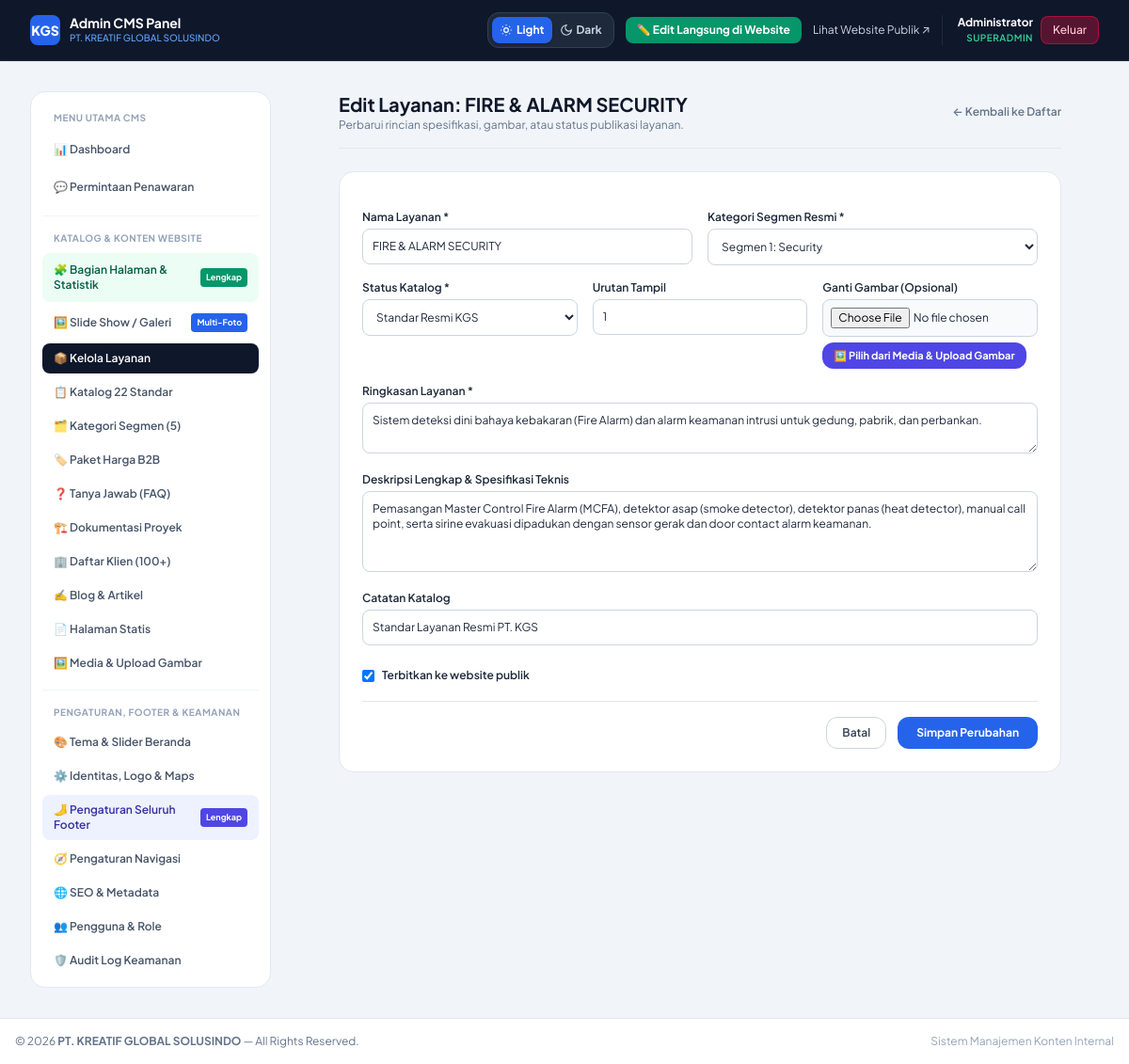
Screenshot of /admin/edit-layanan.php?id=1 (signed in) with the database file from the repository.
### tables this page shows
CREATE TABLE IF NOT EXISTS `site_settings` (
  `id` INT AUTO_INCREMENT PRIMARY KEY,
  `group_name` VARCHAR(50) NOT NULL DEFAULT 'general',
  `key_name` VARCHAR(60) NOT NULL UNIQUE,
  `key_value` LONGTEXT,
  `updated_at` DATETIME DEFAULT CURRENT_TIMESTAMP ON UPDATE CURRENT_TIMESTAMP
);

CREATE TABLE IF NOT EXISTS `services` (
  `id` INT AUTO_INCREMENT PRIMARY KEY,
  `category_id` INT NOT NULL,
  `name` VARCHAR(150) NOT NULL,
  `slug` VARCHAR(160) NOT NULL UNIQUE,
  `summary` TEXT NOT NULL,
  `description` LONGTEXT NOT NULL,
  `main_image` VARCHAR(255) DEFAULT NULL,
  `features` TEXT,
  `brands` TEXT,
  `target_sectors` TEXT,
  `pdf_page` INT NOT NULL DEFAULT 4,
  `verification_status` ENUM('Standar Resmi KGS', 'Terverifikasi dari PDF', 'Perlu Konfirmasi', 'Tambahan Disetujui Admin') DEFAULT 'Standar Resmi KGS',
  `admin_notes` TEXT,
  `meta_title` VARCHAR(255) DEFAULT NULL,
  `meta_description` TEXT,
  `is_published` TINYINT(1) DEFAULT 1,
  `sort_order` INT DEFAULT 0,
  `created_at` DATETIME DEFAULT CURRENT_TIMESTAMP,
  `updated_at` DATETIME DEFAULT CURRENT_TIMESTAMP ON UPDATE CURRENT_TIMESTAMP,
  FOREIGN KEY (`category_id`) REFERENCES `service_categories`(`id`) ON DELETE CASCADE
);

### admin/edit-layanan.php (the view, shortened to what the rows shown need)
<?php
require_once __DIR__ . '/layout-header.php';
require_once __DIR__ . '/../includes/upload.php';
$id = (int)($_GET['id'] ?? 0);
$stmt = $pdo->prepare("SELECT * FROM services WHERE id = ?");
$stmt->execute([$id]);
$service = $stmt->fetch();
$categories = $pdo->query("SELECT * FROM service_categories ORDER BY segment_number ASC")->fetchAll();
?>
<div class="max-w-3xl mx-auto space-y-6">
    <div class="flex items-center justify-between border-b pb-4">
        <div>
            <h1 class="text-xl font-bold text-slate-900">Edit Layanan: <?= e($service['name']) ?></h1>
            <p class="text-xs text-slate-500">Perbarui rincian spesifikasi, gambar, atau status publikasi layanan.</p>
        </div>
    </div>
    <form method="POST" enctype="multipart/form-data" class="bg-white rounded-2xl border border-slate-200 p-6 shadow-xs space-y-4 text-xs">
        <div class="grid grid-cols-1 md:grid-cols-2 gap-4">
            <div>
                <label class="block font-semibold mb-1">Nama Layanan *</label>
                <input type="text" name="name" value="<?= e($service['name']) ?>" required class="w-full border border-slate-300 rounded-lg p-2.5">
            </div>
            <div>
                <label class="block font-semibold mb-1">Kategori Segmen Resmi *</label>
                <select name="category_id" required class="w-full border border-slate-300 rounded-lg p-2.5 bg-white">
                    <?php foreach ($categories as $c): ?>
                        <option value="<?= (int)$c['id'] ?>" <?= $c['id'] == $service['category_id'] ? 'selected' : '' ?>>
                            Segmen <?= (int)$c['segment_number'] ?>: <?= e($c['name']) ?>
                        </option>
                    <?php endforeach; ?>
                </select>
            </div>
        </div>
        <div class="grid grid-cols-1 md:grid-cols-3 gap-4">
            <div>
                <label class="block font-semibold mb-1">Status Katalog *</label>
                <select name="verification_status" class="w-full border border-slate-300 rounded-lg p-2.5 bg-white">
                    <option value="Standar Resmi KGS" <?= ($service['verification_status'] === 'Standar Resmi KGS' || $service['verification_status'] === 'Terverifikasi dari PDF') ? 'selected' : '' ?>>Standar Resmi KGS</option>
                </select>
            </div>
            <div>
                <label class="block font-semibold mb-1">Urutan Tampil</label>
                <input type="number" name="sort_order" value="<?= (int)$service['sort_order'] ?>" class="w-full border border-slate-300 rounded-lg p-2.5">
            </div>
        </div>
        <div>
            <label class="block font-semibold mb-1">Ringkasan Layanan *</label>
            <textarea name="summary" rows="2" required class="w-full border border-slate-300 rounded-lg p-2.5"><?= e($service['summary']) ?></textarea>
        </div>
        <div>
            <label class="block font-semibold mb-1">Deskripsi Lengkap & Spesifikasi Teknis</label>
            <textarea name="description" rows="4" class="w-full border border-slate-300 rounded-lg p-2.5"><?= e($service['description']) ?></textarea>
        </div>
        <div>
            <label class="block font-semibold mb-1">Catatan Katalog</label>
            <input type="text" name="admin_notes" value="<?= e($service['admin_notes']) ?>" class="w-full border border-slate-300 rounded-lg p-2.5">
        </div>
        <div class="pt-2">
            <label class="inline-flex items-center gap-2 cursor-pointer">
                <input type="checkbox" name="is_published" value="1" <?= $service['is_published'] ? 'checked' : '' ?> class="rounded border-slate-300">
                <span class="font-semibold">Terbitkan ke website publik</span>
            </label>
        </div>
    </form>
</div>
<?php require_once __DIR__ . '/layout-footer.php'; ?>

### admin/layout-header.php (shortened to what the rows shown need)
<?php
require_once __DIR__ . '/../config/database.php';
$company_name = get_setting($pdo, 'company_name', 'PT. KREATIF GLOBAL SOLUSINDO');
?>
<!DOCTYPE html>
<html lang="id">
<head>
    <script src="https://cdn.tailwindcss.com"></script>
    <link rel="stylesheet" href="../assets/fonts/fonts.css">
    <link rel="stylesheet" href="../assets/css/style.css">
</head>
<body class="bg-slate-100 dark:bg-slate-950 min-h-screen flex flex-col text-slate-800 dark:text-slate-100 transition-colors duration-200">
    <header class="bg-slate-900 text-white border-b border-slate-800 sticky top-0 z-40 shadow-sm">
        <div class="max-w-7xl mx-auto px-4 sm:px-6 lg:px-8 h-16 flex items-center justify-between gap-4">
            <div class="flex items-center gap-3">
                <a href="index.php" class="flex items-center gap-2.5">
                    <div>
                        <span class="font-bold text-sm block leading-tight">Admin CMS Panel</span>
                        <span class="text-[10px] text-blue-400 font-medium block"><?= e($company_name) ?></span>
                    </div>
                </a>
            </div>
        </div>
    </header>
    <div class="max-w-7xl mx-auto px-4 sm:px-6 lg:px-8 py-8 flex-1 w-full flex flex-col md:flex-row gap-8">
        <main class="flex-1 space-y-6">

### admin/layout-footer.php (shortened to what the rows shown need)
        </main>
    </div>
    <footer class="bg-white border-t border-slate-200 py-4 mt-auto text-center text-xs text-slate-500">
        <div class="max-w-7xl mx-auto px-4 flex flex-col sm:flex-row justify-between items-center gap-2">
            <span>&copy; <?= date('Y') ?> <strong><?= e($company_name ?? 'PT. KREATIF GLOBAL SOLUSINDO') ?></strong> — All Rights Reserved.</span>
        </div>
    </footer>
</body>
</html>

### rows the page displays
site_settings: key_value "PT. KREATIF GLOBAL SOLUSINDO"
services: name "FIRE & ALARM SECURITY", category_id "Segmen 1: Security", verification_status "Standar Resmi KGS", sort_order "1", summary "Sistem deteksi dini bahaya kebakaran (Fire Alarm) dan alarm keamanan intrusi untuk gedung, pabrik, dan perbankan.", description "Pemasangan Master Control Fire Alarm (MCFA), detektor asap (smoke detector), detektor panas (heat detector), manual call point, serta sirine evakuasi dipadukan dengan sensor gerak dan door contact alarm keamanan.", admin_notes "Standar Layanan Resmi PT. KGS", is_published "☑"

### other values shown
$admin_name "Administrator"
$admin_role "SUPERADMIN"
